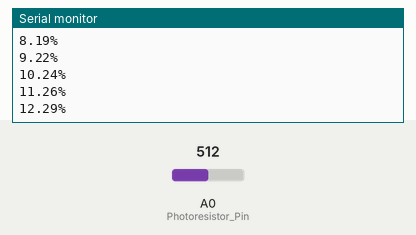
Recording of a sketch running on a simulated Arduino Uno, built with avr-gcc and run on an emulated ATmega328P. On the bench: the last lines printed to the serial monitor. The inputs (shaded band) are chosen by the test bench; at power-on: A0 (Photoresistor_Pin) = 512.

Above: at 1.2 s.
1.3 s: A0 (Photoresistor_Pin) set to 716
At 1.31 s:
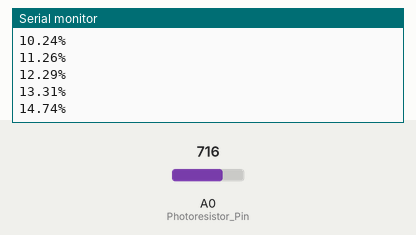
2.8 s: A0 (Photoresistor_Pin) set to 900
At 6.44 s:
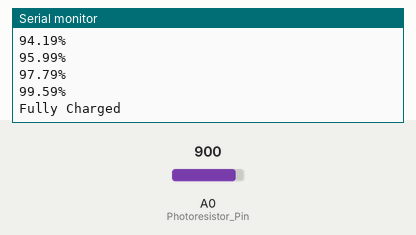
Timing chart, 0 to 7.9 s (numbered marks = the images above; inputs shaded):
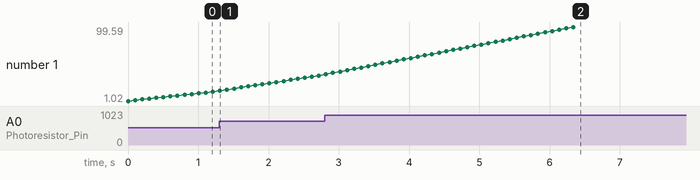

The sketch:

Day_7.ino
```cpp
/*
 * Day 7 - We still need to keep an eye on this - photoResister
 * ShawKai 31 dec 2023
*/

const byte Photoresistor_Pin = A0;

const unsigned int Battery_Capacity = 50000;

void setup() {
  pinMode(Photoresistor_Pin, INPUT);

  Serial.begin(9600);
}

unsigned int Battery_Level = 0;

void printBatteryChargeLevel(){
    if (Battery_Level < Battery_Capacity){
      Serial.print(((double)Battery_Level / (double)Battery_Capacity) * 100);
      Serial.println("%");
    } else {
      Serial.println("Fully Charged");
    }
  }

void loop() {
  if (Battery_Level < Battery_Capacity){
    Battery_Level += analogRead(Photoresistor_Pin);
    if (Battery_Level > Battery_Capacity){
      Battery_Level = Battery_Capacity;
    }
  }

  printBatteryChargeLevel();

  delay(100);
}
```

Measured:
- after the input at 1.3 s, the serial monitor: prints a new line at once (image 1)
- after the input at 2.8 s, the serial monitor: prints a new line at once (image 2)
- plotted number 1: 13.31 → 34.79 after the input at 1.3 s, 34.79 → 99.59 after the input at 2.8 s
